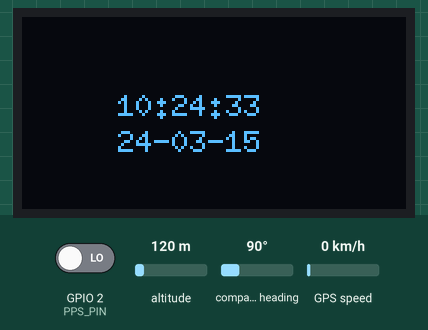
This sketch was run on a simulated ESP32-C3. On the bench: 128×64 one-colour display. The test bench sets the inputs (shaded band); at power-on: GPIO 2 (PPS_PIN) LOW, altitude 120 m, compass heading 90°, GPS speed 0 km/h. WiFi joins after 1.5 s; servers stay silent unless stated; the GPS gets a fix after 3 s at 37.7749, -122.4194 with 8 satellites; not simulated (calls return 0 or success): credentials.h; what the sketch prints to the serial monitor is not drawn.

Above: at 3.1 s.
At 11.1 s:
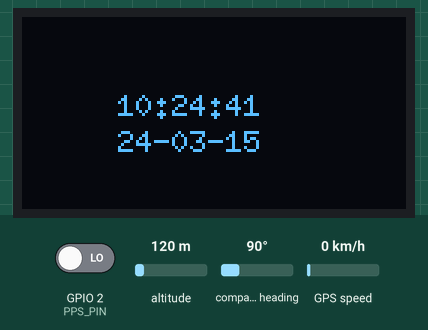
At 15.4 s:
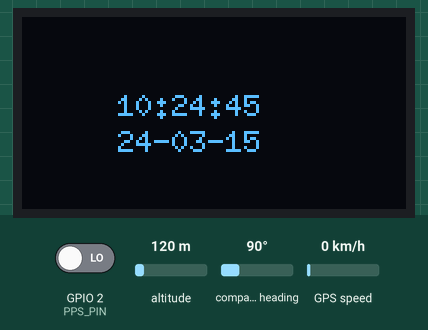
At 20.2 s:
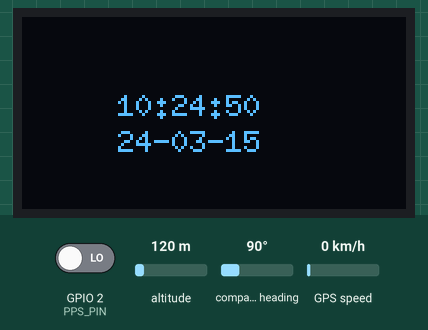
At 28.2 s:
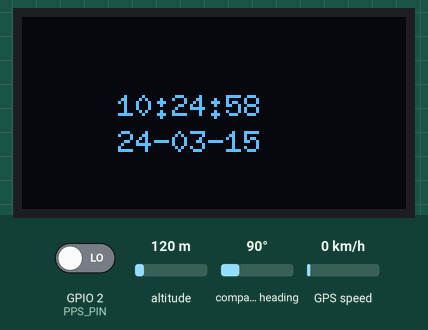
At 38.3 s:
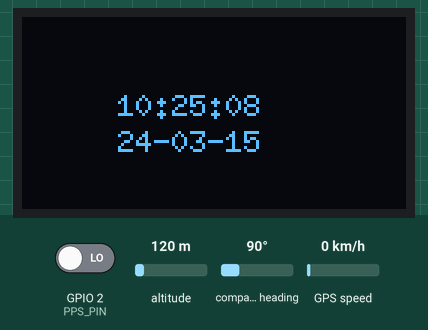

The sketch:

tinyNTPServerTime.ino
```cpp
#include <WiFi.h>
#include <WiFiUdp.h>
#include <TinyGPSPlus.h>
#include <time.h>
#include <EEPROM.h>
#include <freertos/FreeRTOS.h>
#include <freertos/task.h>
#include <freertos/semphr.h>
#include <Wire.h>
#include <U8g2lib.h>
#include "credentials.h"  // defines ssid, password

// —————— Debug Macros ——————
#define DEBUG_STANDARD        1
#define DEBUG_TIME_CRITICAL   0

#if DEBUG_STANDARD
  #define DEBUG_PRINT(x)    Serial.print(x)
  #define DEBUG_PRINTLN(x)  Serial.println(x)
#else
  #define DEBUG_PRINT(x)
  #define DEBUG_PRINTLN(x)
#endif

#if DEBUG_TIME_CRITICAL
  #define DEBUG_CRITICAL_PRINT(x)    Serial.print(x)
  #define DEBUG_CRITICAL_PRINTLN(x)  Serial.println(x)
#else
  #define DEBUG_CRITICAL_PRINT(x)
  #define DEBUG_CRITICAL_PRINTLN(x)
#endif

// —————— Pin Definitions ——————
#define GPS_RX_PIN    20    // ESP32-C3 RX1 ← GPS TX
#define GPS_TX_PIN    21    // ESP32-C3 TX1 → GPS RX (optional)
#define PPS_PIN        2    // Pulse-per-second input

// —————— Globals ——————
TinyGPSPlus   gps;
HardwareSerial gpsSerial(1);
WiFiUDP       udp;
SemaphoreHandle_t gpsMutex;

volatile bool PPSsignal    = false;
volatile bool PPSavailable = false;

#define GPSBaud           9600
#define CORRECTION_FACTOR 0

// —————— OLED Setup ——————
const int xOffset = 30;  // center 72px window horizontally
const int yOffset = 25;  // center 40px window vertically
U8G2_SSD1306_128X64_NONAME_F_HW_I2C u8g2(
  U8G2_R0, U8X8_PIN_NONE,
  /* SCL=*/ 6, /* SDA=*/ 5
);

// Draw current time and date on the OLED
void displayTime() {
  struct timeval tv;
  gettimeofday(&tv, NULL);
  time_t now = tv.tv_sec;
  struct tm timeinfo;
  localtime_r(&now, &timeinfo);

  char line1[16], line2[16];
  snprintf(line1, sizeof(line1), "%02d:%02d:%02d",
           timeinfo.tm_hour,
           timeinfo.tm_min,
           timeinfo.tm_sec);
  snprintf(line2, sizeof(line2), "%02d-%02d-%02d",
           timeinfo.tm_year % 100,
           timeinfo.tm_mon + 1,
           timeinfo.tm_mday);

  uint8_t fh      = u8g2.getMaxCharHeight(); // ~10px
  uint8_t spacing = 2;
  uint8_t lineH   = fh + spacing;
  int     x       = xOffset + 2;

  u8g2.clearBuffer();
  u8g2.setCursor(x, yOffset + 0 * lineH);
  u8g2.print(line1);
  u8g2.setCursor(x, yOffset + 1 * lineH);
  u8g2.print(line2);
  u8g2.sendBuffer();
}

// —————— Wi-Fi + NTP Init ——————
void initNetwork() {
  WiFi.mode(WIFI_STA);
  WiFi.begin(ssid, password);
  unsigned long t0 = millis();
  while (WiFi.status() != WL_CONNECTED && millis() - t0 < 10000) {
    DEBUG_PRINTLN("Connecting to WiFi...");
    delay(500);
  }
  if (WiFi.status() == WL_CONNECTED) {
    DEBUG_PRINT("WiFi IP: "); DEBUG_PRINTLN(WiFi.localIP());
  } else {
    DEBUG_PRINTLN("WiFi failed");
  }
  udp.begin(123);  // NTP port
}

void printMacAddress() {
  String mac = WiFi.macAddress();
  DEBUG_PRINT("WiFi MAC: "); DEBUG_PRINTLN(mac);
}

// —————— PPS Setup ——————
void IRAM_ATTR PPS_ISR() { PPSsignal = true; }

void initPPS() {
  pinMode(PPS_PIN, INPUT);
  unsigned long t0 = millis();
  while (millis() - t0 < 1500) {
    if (digitalRead(PPS_PIN) == HIGH) {
      PPSavailable = true;
      break;
    }
    delay(1);
  }
  if (PPSavailable) {
    DEBUG_PRINTLN("PPS detected");
    attachInterrupt(digitalPinToInterrupt(PPS_PIN), PPS_ISR, RISING);
  } else {
    DEBUG_PRINTLN("No PPS");
  }
}

// —————— GPS Init & Time Sync ——————
void initGPS() {
  gpsSerial.begin(GPSBaud, SERIAL_8N1, GPS_RX_PIN, GPS_TX_PIN);
  unsigned long t0 = millis();
  while (millis() - t0 < 30000) {
    while (gpsSerial.available()) {
      gps.encode(gpsSerial.read());
      if (gps.time.isValid() && gps.date.isValid()) {
        DEBUG_PRINT("GPS time acquired: ");
        if (gps.time.hour() < 10) DEBUG_PRINT('0');
        DEBUG_PRINT(gps.time.hour()); DEBUG_PRINT(':');
        if (gps.time.minute() < 10) DEBUG_PRINT('0');
        DEBUG_PRINT(gps.time.minute()); DEBUG_PRINT(':');
        if (gps.time.second() < 10) DEBUG_PRINT('0');
        DEBUG_PRINTLN(gps.time.second());
        return;
      }
    }
    delay(100);
  }
  DEBUG_PRINTLN("GPS time fail");
}

void readGPSTime() {
  while (gpsSerial.available()) {
    gps.encode(gpsSerial.read());
  }
  if (gps.time.isValid() && gps.date.isValid()) {
    struct tm ti = {0};
    ti.tm_year = gps.date.year() - 1900;
    ti.tm_mon  = gps.date.month() - 1;
    ti.tm_mday = gps.date.day();
    ti.tm_hour = gps.time.hour();
    ti.tm_min  = gps.time.minute();
    ti.tm_sec  = gps.time.second();
    time_t unixTime = mktime(&ti) + 1;
    if (PPSavailable) {
      while (!PPSsignal) {}
      PPSsignal = false;
    }
    struct timeval tv = { .tv_sec = unixTime, .tv_usec = CORRECTION_FACTOR };
    settimeofday(&tv, NULL);
    DEBUG_CRITICAL_PRINTLN("GPS time updated");
  }
}

// —————— NTP Handler ——————
void handleNTPRequest() {
  int size = udp.parsePacket();
  if (size >= 48) {
    uint8_t req[48], resp[48];
    udp.read(req, 48);

    // 1) Decode the client’s Transmit Timestamp (T₁) from bytes 40..47
    uint32_t T1_sec  = (uint32_t)req[40]<<24 | (uint32_t)req[41]<<16 | (uint32_t)req[42]<<8 | (uint32_t)req[43];
    uint32_t T1_frac = (uint32_t)req[44]<<24 | (uint32_t)req[45]<<16 | (uint32_t)req[46]<<8 | (uint32_t)req[47];

    // 2) Record server receipt time (T₂)
    struct timeval tv2;
    gettimeofday(&tv2, NULL);
    uint32_t T2_sec  = tv2.tv_sec  + 2208988800UL;
    uint32_t T2_frac = (uint32_t)( (double)tv2.tv_usec * (4294967296.0/1e6) );

    // Build the response header (unchanged)…
    resp[0] = 0x24; resp[1] = 1; resp[2] = req[2]; resp[3] = (uint8_t)-6;
    memset(&resp[4], 0, 8);
    resp[12]='L'; resp[13]='O'; resp[14]='C'; resp[15]='L';

    // Reference Timestamp = T₂
    for (int i = 0; i < 4; i++) resp[16+i] = (T2_sec  >> (24-8*i)) & 0xFF;
    for (int i = 0; i < 4; i++) resp[20+i] = (T2_frac >> (24-8*i)) & 0xFF;

    // Originate Timestamp = client’s T₁
    memcpy(&resp[24], &req[40], 8);

    // 3) Record server transmit time (T₃) immediately before sending
    struct timeval tv3;
    gettimeofday(&tv3, NULL);
    uint32_t T3_sec  = tv3.tv_sec  + 2208988800UL;
    uint32_t T3_frac = (uint32_t)( (double)tv3.tv_usec * (4294967296.0/1e6) );
    for (int i = 0; i < 4; i++) resp[32+i] = (T3_sec  >> (24-8*i)) & 0xFF;
    for (int i = 0; i < 4; i++) resp[36+i] = (T3_frac >> (24-8*i)) & 0xFF;
    for (int i = 0; i < 4; i++) resp[40+i] = (T3_sec  >> (24-8*i)) & 0xFF;
    for (int i = 0; i < 4; i++) resp[44+i] = (T3_frac >> (24-8*i)) & 0xFF;

    // 4) Send the packet
    udp.beginPacket(udp.remoteIP(), udp.remotePort());
    udp.write(resp, 48);
    udp.endPacket();

    // 5) Log all three timestamps to Serial
    Serial.printf("T1(client orig): %10u.%08u\n", T1_sec, T1_frac);
    Serial.printf("T2(server recv): %10u.%08u\n", T2_sec, T2_frac);
    Serial.printf("T3(server send): %10u.%08u\n\n", T3_sec, T3_frac);
  }
}


// —————— Tasks ——————
void gpsTask(void *param) {
  // Initialize GPS UART & OLED once
  gpsSerial.begin(GPSBaud, SERIAL_8N1, GPS_RX_PIN, GPS_TX_PIN);
  u8g2.begin();
  u8g2.setContrast(255);
  u8g2.setBusClock(400000);
  u8g2.setFont(u8g2_font_6x10_tr);
  u8g2.setFontPosTop();

  for (;;) {
    readGPSTime();
    displayTime();              // show synced time instead of lat/lon
    vTaskDelay(pdMS_TO_TICKS(500));
  }
}

void ntpTask(void *param) {
  for (;;) {
    handleNTPRequest();
    vTaskDelay(pdMS_TO_TICKS(100));
  }
}

void setup() {
  Serial.begin(115200);
  initNetwork();
  printMacAddress();
  initPPS();
  initGPS();

  gpsMutex = xSemaphoreCreateMutex();
  xTaskCreatePinnedToCore(gpsTask, "GPSTask", 4096, NULL, 1, NULL, 0);
  xTaskCreatePinnedToCore(ntpTask, "NTPTask", 4096, NULL, 1, NULL, 0);
}

void loop() {
  // everything handled in tasks
}
```

Measured:
- what the display in image 0 shows lasts 1.0 s, from 3.1 s to 4.1 s
